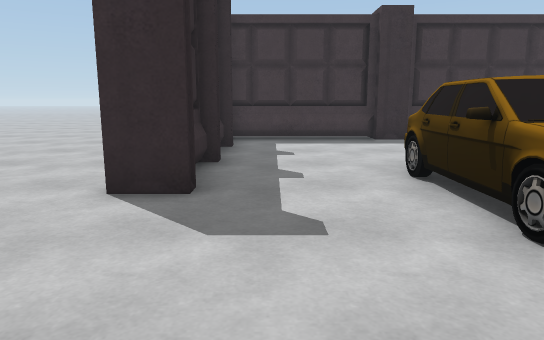
view 1 (above)

16 first-person views from a walk through a Unity game level. The camera is 1.2 m above the floor, tilts 10° down and sees 70° across. The floor is counted in squares, 1 m on a side. Each view is taken from the middle of a square. On the plan, view 1 faces up. The plan holds only what a view shows up to about 15 squares ahead; the rest is blank. The place goes on beyond the plan. The player character is not drawn.

view 2
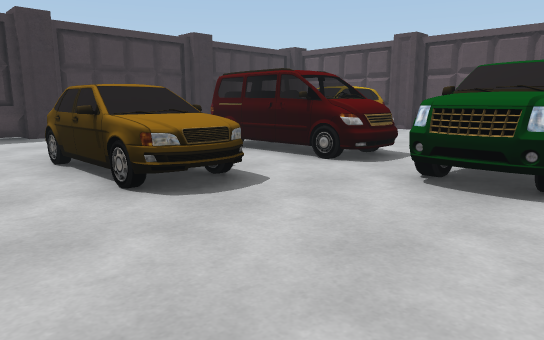

view 3
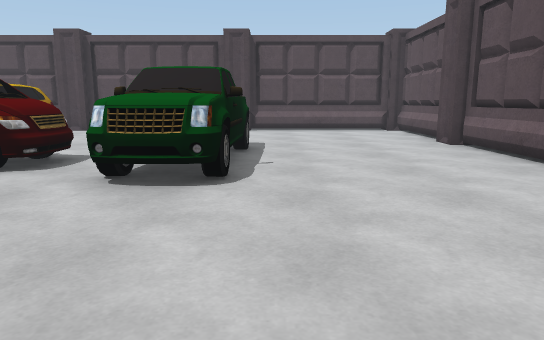

view 4
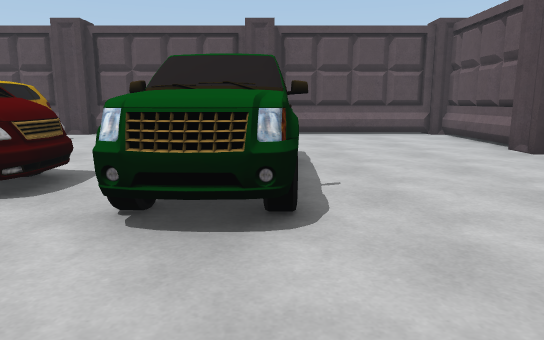

view 5
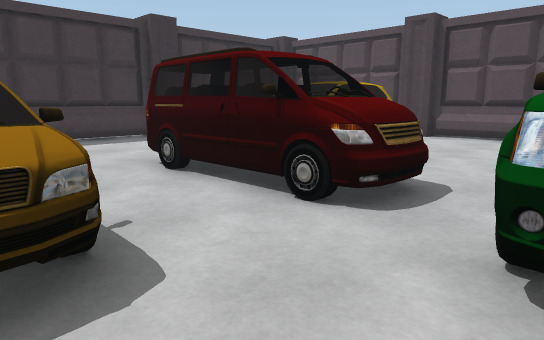

view 6
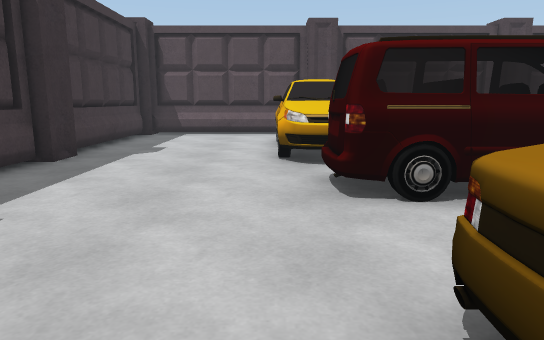

view 7
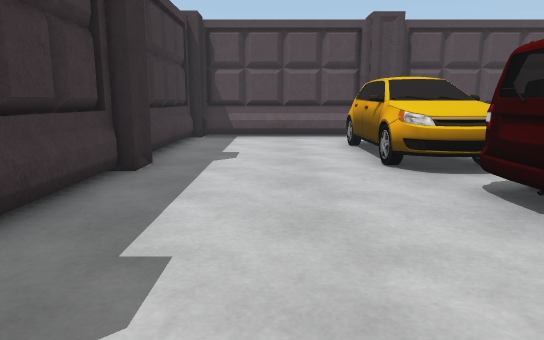

view 8
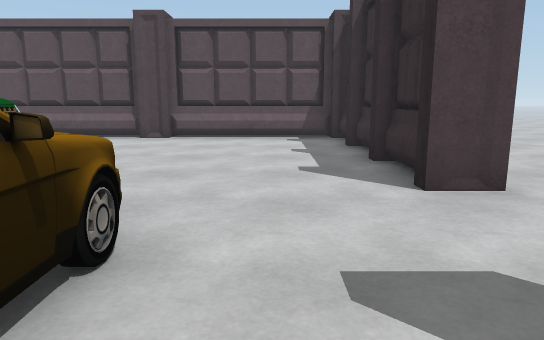

view 9
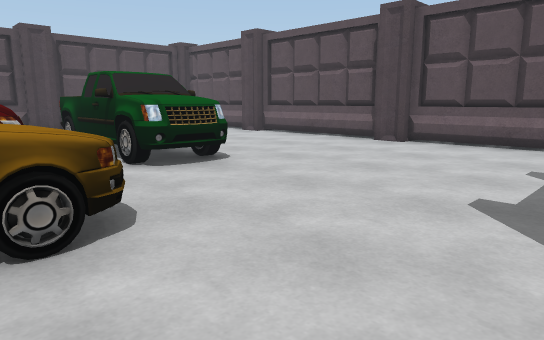

view 10
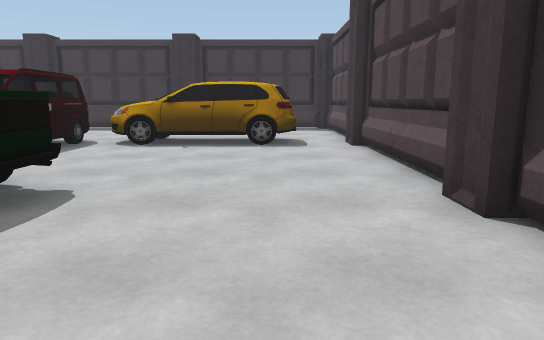

view 11
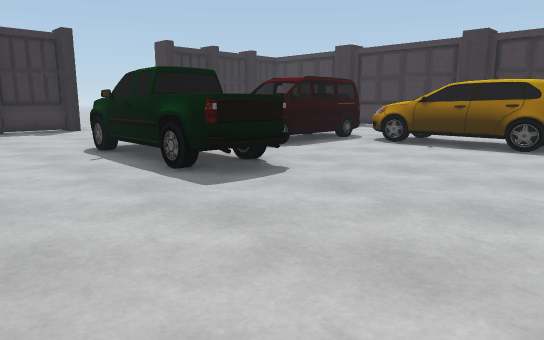

view 12
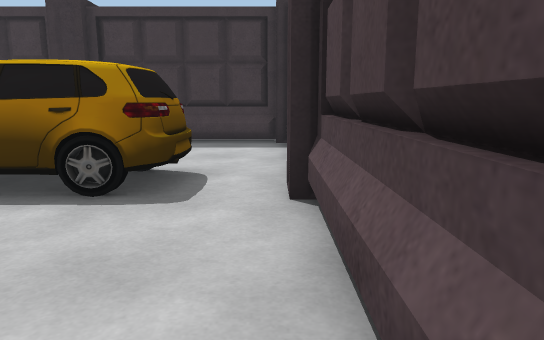

view 13
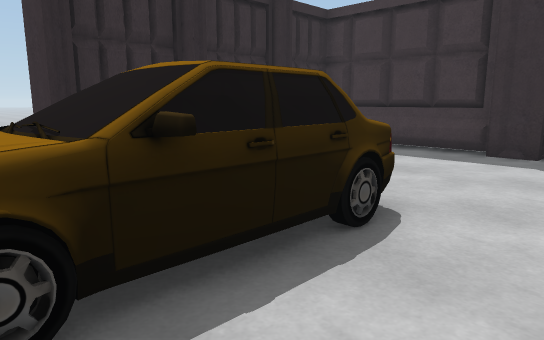

view 14
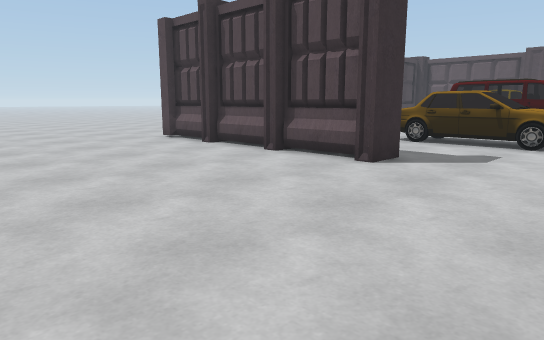

view 15
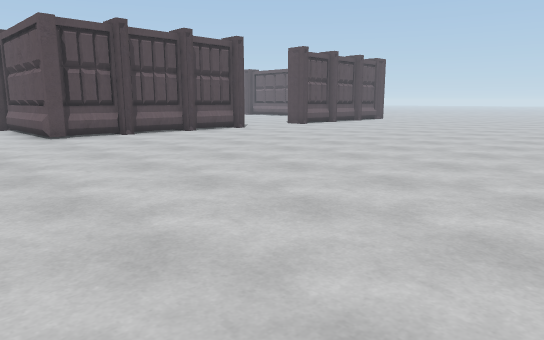

view 16
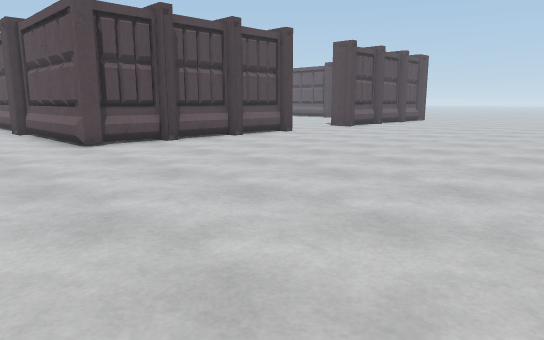

### Floor plan
Key: @ floor where view 1 was taken; # wall or solid block; x gap in a wall; . floor; B box; O other object.
Columns run from 16 left of view 1 to 17 right of it. Each row starts with its distance up from view 1.
 17 . .. ..   ...
 16  .............
 15 .................
 14 .....................
 13  .............####################
 12  .............BB.................#
 11  .............#B.................#
 10  .............BB.................#
  9  .............BB.................#
  8   ............##..........OOOOO..#
  7   ............BB..OOO..OOOOOOOOO.#
  6   ............BB..OOO..OO.OOOOOOx#
  5   ............##..OOO..OO........#
  4   ................OOO..OO........#
  3    ...............OOO..OO........#
  2    ................O...OO........#
  1    ........  .##......OOO.O......#
  0    .. ..     .BB@....OOOOOOO....##
 -1             ..BB.....OOOOOOO....##
 -2            .. ##.................#
 -3            .. BB.................#
 -4           ..  BB.................#
 -5          ..   ##.................#
 -6          ..   BB.................#
 -7         ..     ###################
 -8                ##################

Positions as (right, up) in squares from view 1, and headings:
1: (0, 0), facing up
2: (0, -2), facing up-right
3: (0, -2), facing right
4: (2, -1), facing right
5: (3, 0), facing up-right
6: (2, 8), facing right
7: (3, 10), facing right
8: (1, 6), facing down
9: (-1, 4), facing down-right
10: (14, -5), facing up
11: (16, -5), facing up-left
12: (16, 1), facing up
13: (6, 3), facing up-left
14: (-9, 1), facing up-right
15: (-16, 17), facing down-right
16: (-13, 17), facing down-right
